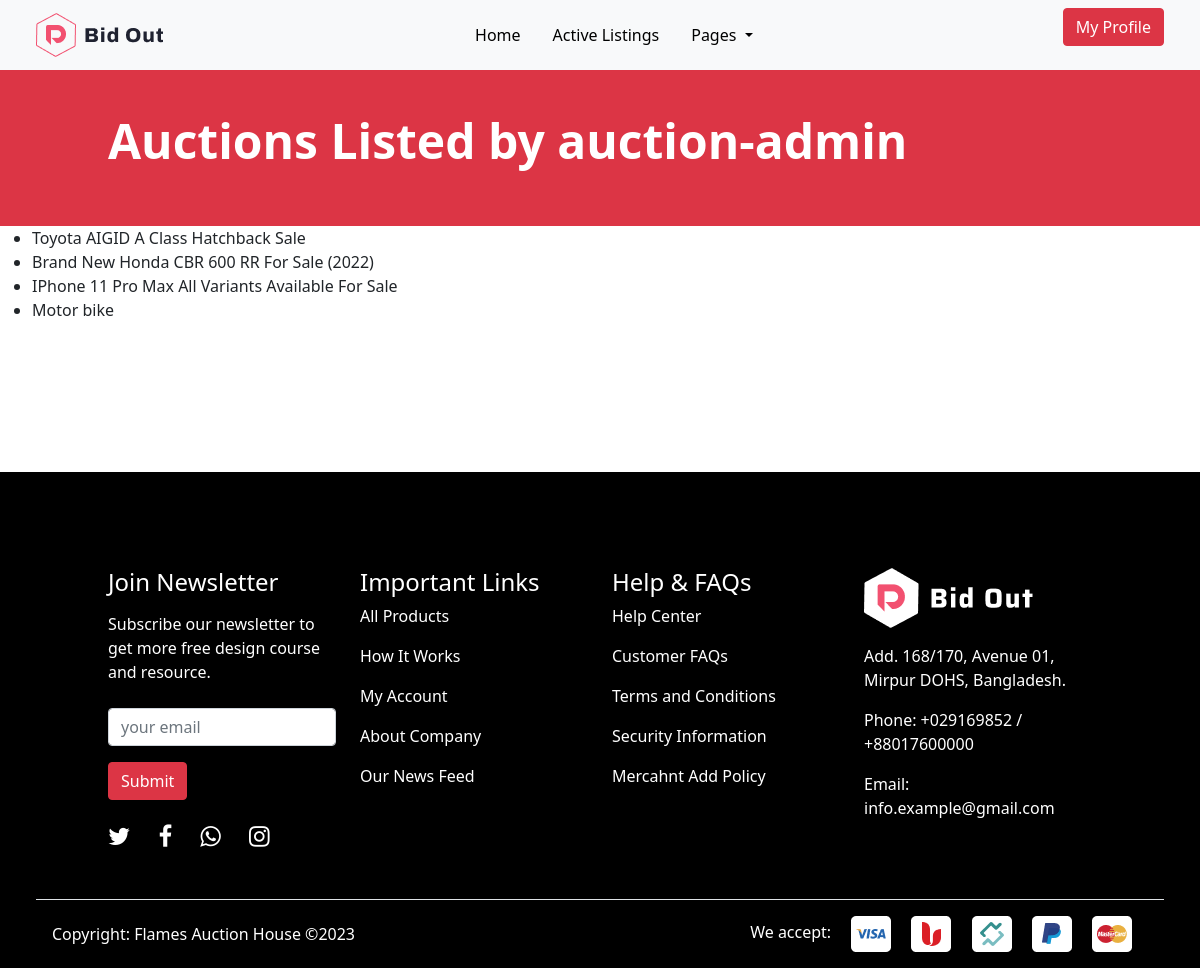
The app's page /user_auctions/auction-admin/ with its own data.
### users/models.py (models this page shows)
class User(AbstractUser):
    pass

### auctions/models.py (models this page shows, shortened)
class Auction(models.Model):
    title = models.CharField(max_length=255)
    description = models.TextField(null=True, blank=True)
    featured_image = models.ImageField(
        null=True, blank=True, default="default.jpg")
    start_date = models.DateTimeField(auto_now_add=True)
    place_bid = models.OneToOneField('Bid', blank=True, related_name='bids', on_delete=models.CASCADE, null=True)
    id = models.UUIDField(default=uuid.uuid4, unique=True,
                          primary_key=True, editable=False)
    end_date = models.DateTimeField(auto_now=True, null=True, blank=True)
    price = models.DecimalField(max_digits=10, decimal_places=2, default=0, null=True, blank=True)
    starting_bid = models.DecimalField(max_digits=10, decimal_places=2, null=True, blank=True)
    category = models.ForeignKey('Category', on_delete=models.SET_NULL, null=True)
    current_bid = models.DecimalField(max_digits=10, decimal_places=2, default=0, null=True, blank=True)
    is_active = models.BooleanField(default=True)
    seller = models.ForeignKey(User, on_delete=models.SET_NULL, null=True, default=None)
    winner = models.ForeignKey(User, on_delete=models.SET_NULL, blank=True, null=True, related_name='winner_auctions')
    is_closed = models.BooleanField(default=False)

### auctions/views.py (the view)
# urls.py: path('user_auctions/<str:username>/', views.user_auctions, name='user_auctions'),
def user_auctions(request, username):
    user = get_object_or_404(User, username=username)
    auctions = Auction.objects.filter(seller=user)
    context = {
        'user': user,
        'auctions': auctions
    }
    return render(request, 'auctions/user_auctions.html', context)

### auctions/templates/auctions/user_auctions.html
{% extends 'main.html' %}
{% block content %}
    <div class="container-fluid bg-danger py-5 text-white">
        <div class="row pt-5">
            <div class="col-12 col-lg-10">
                <h1 class="display-5 fw-bold ms-0 ps-0 ms-md-5 ps-md-5 pt-3">Auctions Listed by {{ user.username }}</h1>
            </div>
        </div>
    </div>
    <main>
    {% if auctions %}
        <ul>
            {% for auction in auctions %}
                <li><a href="{% url 'auction_detail' auction.id %}">{{ auction.title }}</a></li>
            {% endfor %}
        </ul>
    {% else %}
        <p>No auctions listed yet.</p>
    {% endif %}
{% endblock %}

### static/styles/style.css (style rules this page uses)
* { box-sizing: border-box; }
a { color: unset; text-decoration: none; }

### records on screen
User: username "auction-admin"
Auction: title "Toyota AIGID A Class Hatchback Sale"
Auction: title "Brand New Honda CBR 600 RR For Sale (2022)"
Auction: title "IPhone 11 Pro Max All Variants Available For Sale"
Auction: title "Motor bike"
